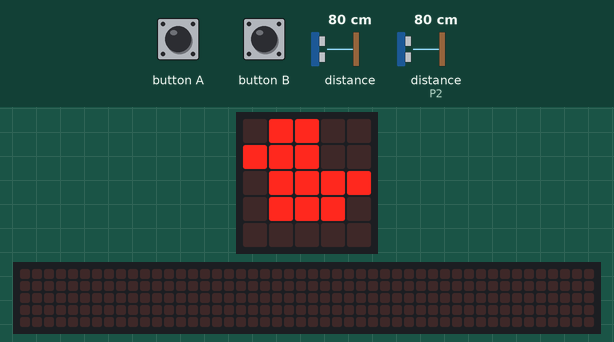
Bench run of a program on a simulated BBC micro:bit running MicroPython. Parts: the board's 5×5 LED display, a strip that is not on the board, showing the scrolling text unrolled. The test bench sets the inputs (shaded band); at power-on: distance to the obstacle 80 cm, distance to the obstacle (sensor on P2) 80 cm. The echo pulse lasts 58.3 µs per cm; the 48×5 strip is a reading aid, not a part: it shows the text the display is scrolling, unrolled, one strip-width of it at a time.

Above: at 1.2 s.
1.3 s: button A pressed for 0.15 s
At 4.0 s:
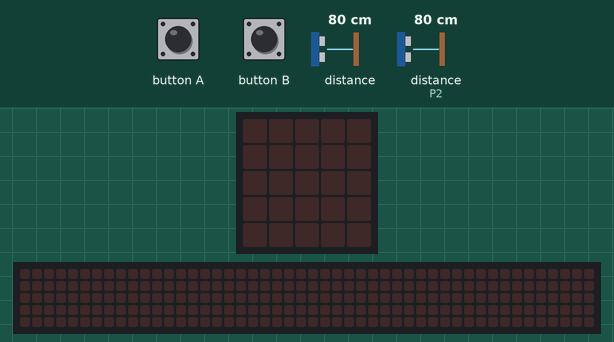
5.0 s: button A pressed for 1 s
At 5.08 s:
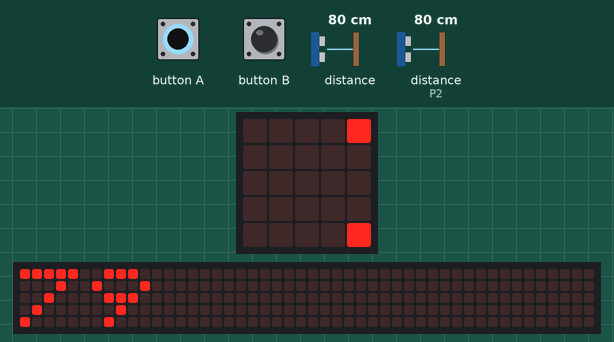
Timing chart, 0 to 8.0 s (numbered marks = the images above; inputs shaded):
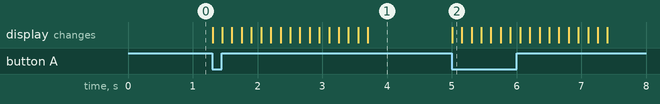

Measured:
- after the input at 1.3 s, the display: first changes at once (image 1 shows a later state)
- after the input at 5.0 s, the display: changes at once (image 2)

The program:

main.py
```python
"""
Created by: Liya Getachew
Created on: Oct 2023
This module is a Micro:bit MicroPython program detects distance with sonar.
"""

from microbit import *
from machine import time_pulse_us


display.show(Image.DUCK)

# choose pins
trig = pin1
echo = pin2

# setup
trig.write_digital(0)
echo.read_digital()

while True:
    if button_a.is_pressed():
        # output
        trig.write_digital(1)
        trig.write_digital(0)

        # Measure the echo pulse in miroseconds then convert to seconds
        micros = time_pulse_us(echo, 1)
        t_echo = micros / 1000000

        # Calculate distance in cm
        dist_cm = (t_echo / 2) * 34300
        display.scroll(str(int(dist_cm)))

        sleep(300)
```
